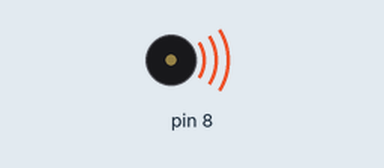
Bench run of a sketch on a simulated Arduino Uno, built with avr-gcc and run on an emulated ATmega328P. Shown: buzzer (waves = sounding).

Above: at 0.1 s.
At 14.9 s:
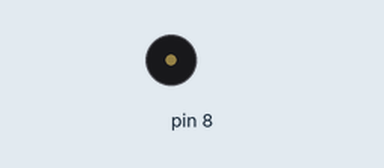
Timing chart, 0 to 16.4 s (numbered marks = the images above):
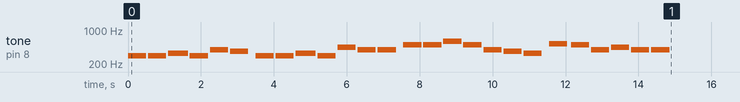

The sketch:

sketch_aug27a.ino
```cpp
void setup() {
  tone(8, 294);
  delay(500);

  noTone(8);
  delay(50);

  tone(8, 294);
  delay(500);

  noTone(8);
  delay(50);

  tone(8, 330);
  delay(550);

  noTone(8);
  delay(50);

  tone(8, 294);
  delay(500);

  noTone(8);
  delay(50);

  tone(8, 392);
  delay(500);

  noTone(8);
  delay(50);

  tone(8, 370);
  delay(500);

  noTone(8);
  delay(200);

  tone(8, 294);
  delay(500);

  noTone(8);
  delay(50);

  tone(8, 294);
  delay(500);

  noTone(8);
  delay(50);

  tone(8, 330);
  delay(550);

  noTone(8);
  delay(50);

  tone(8, 294);
  delay(500);

  noTone(8);
  delay(50);

  tone(8,440);
  delay(500);

  noTone(8);
  delay(50);

  tone(8, 392);
  delay(500);

  noTone(8);
  delay(50);

  tone(8, 392);
  delay(500);

  noTone(8);
  delay(200);

  tone(8, 494);
  delay(500);

  noTone(8);
  delay(50);

  tone(8, 494);
  delay(500);

  noTone(8);
  delay(50);

  tone(8, 587);
  delay(500);

  noTone(8);
  delay(50);

  tone(8,494);
  delay(500);

  noTone(8);
  delay(50);

  tone(8, 392);
  delay(500);

  noTone(8);
  delay(50);

  tone(8, 370);
  delay(500);

  noTone(8);
  delay(50);

  tone(8,330);
  delay(500);

  noTone(8);
  delay(200);

  tone(8, 523);
  delay(500);

  noTone(8);
  delay(50);

  tone(8, 523);
  noTone(500);

  noTone(8);
  delay(50);

  tone(8, 494);
  delay(500);

  noTone(8);
  delay(50);

  tone(8, 392);
  delay(500);

  noTone(8);
  delay(50);

  tone(8, 440);
  delay(500);

  noTone(8);
  delay(50);

  tone(8, 392);
  delay(500);

  noTone(8);
  delay(50);

  tone(8, 392);
  delay(500);

  noTone(8);
  delay(50);
}
void loop() {
}
```
